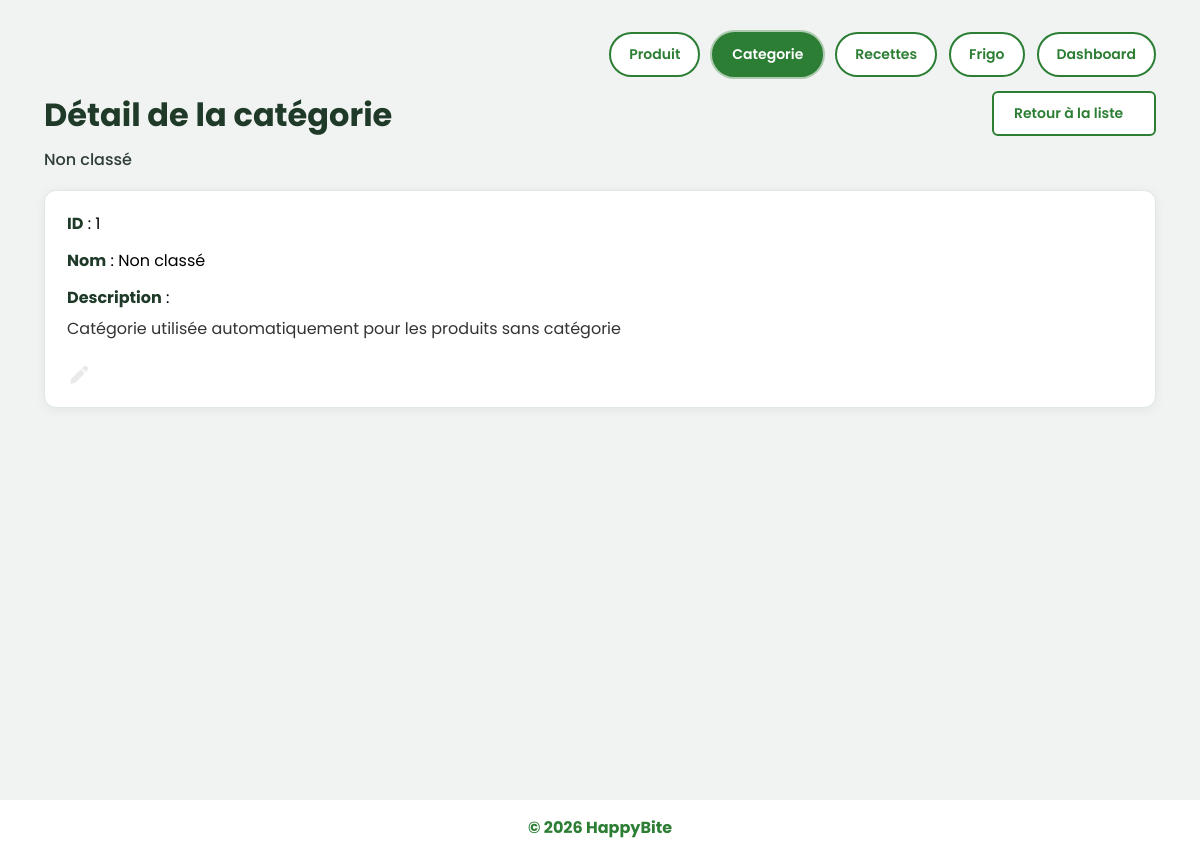
The app's page /BackOffice/Detail-Categorie.php?id=1 with its own data.
### tables this page shows
CREATE TABLE `categorie` (
  `id_categorie` int(11) NOT NULL,
  `nom` varchar(255) NOT NULL,
  `description` text DEFAULT NULL
);

### Controllers/CategorieController.php (called while the page is built, shortened)
<?php
require_once(__DIR__ . '/../Models/Categorie.php');
class CategorieController
{
    public function showCategorie($id)
    {
        $sql = "SELECT * FROM categorie WHERE id_categorie = :id";
        $db = Config::getConnexion();
        try {
            $query = $db->prepare($sql);
            $query->execute([
                'id' => $id
            ]);
            $data = $query->fetch();
            if ($data) {
                $categorie = new Categorie($data['nom'], $data['description']);
                $categorie->setIdCategorie((int)$data['id_categorie']);
                return $categorie;
            }
            return null;
        } catch (Exception $e) {
            echo 'Erreur : ' . $e->getMessage();
            return null;
        }
    }
}
?>

### Models/Categorie.php (called while the page is built, shortened)
<?php
class Categorie
{
    private ?int $id_categorie = null;
    private ?string $nom = null;
    private ?string $description = null;
    public function __construct(?string $nom = null, ?string $description = null)
    {
        $this->nom = $nom;
        $this->description = $description;
    }
    public function getIdCategorie(): ?int
    {
        return $this->id_categorie;
    }
    public function setIdCategorie(int $id_categorie): void
    {
        $this->id_categorie = $id_categorie;
    }
    public function getNom(): ?string
    {
        return $this->nom;
    }
    public function getDescription(): ?string
    {
        return $this->description;
    }
}
?>

### BackOffice/Detail-Categorie.php (the view, shortened to what this page needs)
<?php
include __DIR__ . '/../Controllers/CategorieController.php';
$categorieController = new CategorieController();
$id = intval($_GET['id']);
$categorie = $categorieController->showCategorie($id);
$isProtected = (mb_strtolower(trim($categorie->getNom())) === 'non classé');
?>
<!DOCTYPE html>
<html lang="fr">
<head>
    <?php require_once __DIR__ . '/includes/hb_brand_head.php'; bo_brand_render_head(); ?>
    <link rel="stylesheet" href="css/style.css">
    <?php
    require_once __DIR__ . '/includes/bo_catalog_chrome.php';
    ?>
</head>
<body class="page-bo page-bo-catalog-form page-detail-categorie">
<?php
require_once __DIR__ . '/includes/bo_layout_start.php';
?>
<main class="commande-wrap">
    <div class="liste-com-liv-stack" style="max-width: 1180px; width: 100%;">
        <div class="list-produit-head">
            <div>
                <h1 class="list-produit-title">Détail de la catégorie</h1>
                <p class="list-produit-subtitle"><?php echo htmlspecialchars($categorie->getNom()); ?></p>
            </div>
            <a href="List-Categorie.php" class="btn-commande-outline">Retour à la liste</a>
        </div>
        <section class="bo-panel" aria-label="Détails">
            <div class="bo-detail-grid">
                <div class="bo-detail-row"><strong>ID</strong> : <?php echo htmlspecialchars((string) $categorie->getIdCategorie()); ?></div>
                <div class="bo-detail-row"><strong>Nom</strong> : <?php echo htmlspecialchars($categorie->getNom()); ?></div>
                <div class="bo-detail-row">
                    <strong>Description</strong> :
                    <div style="margin-top:6px;color:#333;">
                        <?php
                        if (trim($categorie->getDescription()) !== '') {
                            echo nl2br(htmlspecialchars($categorie->getDescription()));
                        } else {
                            echo '<span style="color:#6b7c76;">Aucune description</span>';
                        }
                        ?>
                    </div>
                </div>
            </div>
            <div class="bo-detail-actions">
                <?php if (!$isProtected) { ?>
                    <a href="Edit-Categorie.php?id=<?php echo (int) $categorie->getIdCategorie(); ?>" class="bo-img-link" title="Modifier" aria-label="Modifier"><img src="images/modify.png" width="22" height="22" alt=""></a>
                <?php } else { ?>
                    <span class="bo-img-link bo-img-link--disabled" title="Non modifiable" aria-hidden="true"><img src="images/modify.png" width="22" height="22" alt=""></span>
                <?php } ?>
            </div>
        </section>
    </div>
</main>
</body>
</html>

### BackOffice/css/style.css (style rules this page uses)
html { font-family: "Poppins", sans-serif; }
body { margin: 0; font-family: inherit; min-height: 100vh; display: flex; flex-direction: column; }
:root { --bo-font-family: "Poppins", sans-serif; --bo-fw-title: 700; --bo-fw-subtitle: 500; --bo-fw-text: 400; --bo-fw-button: 600; }
.page-bo, .page-bo * { font-family: var(--bo-font-family); }
.page-bo h1, .page-bo h2, .page-bo h3, .page-bo h4, .page-bo h5, .page-bo h6, .page-bo .bo-title, .page-bo .list-produit-title, .page-bo .liste-com-liv-title, .page-bo .liste-com-liv-form-title, .page-bo .dashboard-page-title { font-weight: var(--bo-fw-title); }
.page-bo .bo-subtitle, .page-bo .list-produit-subtitle, .page-bo .liste-com-liv-subtitle, .page-bo .dashboard-subtitle, .page-bo .bo-stat-card h3, .page-bo .bo-field label { font-weight: var(--bo-fw-subtitle); }
.page-bo p, .page-bo li, .page-bo td, .page-bo .bo-empty, .page-bo .health-product-meta, .page-bo .recipe-products-list { font-weight: var(--bo-fw-text); }
.page-bo button, .page-bo .btn-commande-primary, .page-bo .btn-commande-outline, .page-bo .bo-btn-primary, .page-bo .bo-table-btn, .page-bo .dash-health-btn, .page-bo .nav-profile-btn { font-weight: var(--bo-fw-button); }
.page-bo a, .page-bo a:hover, .page-bo a:focus, .page-bo a:active { text-decoration: none; }
.page-bo .bo-img-link { display: inline-block; line-height: 0; text-decoration: none !important; border: none; background: none; padding: 0; margin: 0 8px 0 0; vertical-align: middle; }
.page-bo .bo-img-link:last-child { margin-right: 0; }
.page-bo .bo-img-link img { display: block; width: 24px; height: 24px; object-fit: contain; }
.page-bo .bo-img-link--disabled, .page-bo span.bo-img-link--disabled { display: inline-block; line-height: 0; margin: 0 8px 0 0; vertical-align: middle; opacity: 0.35; pointer-events: none; filter: grayscale(1); }
.commande-wrap { display: flex; justify-content: center; padding: 24px 16px 100px; }
.btn-commande-primary, .btn-commande-outline { font-weight: var(--bo-fw-button); font-size: 14px; padding: 10px 20px; border-radius: 6px; cursor: pointer; font-family: inherit; min-width: 120px; }
.btn-commande-outline { background-color: #fff; color: #2C7E34; border: 2px solid #2C7E34; }
.liste-com-liv-stack { width: 100%; max-width: 960px; box-sizing: border-box; }
:root { --bo-green: #2c7e34; --bo-green-hover: #256b2d; --bo-page-bg: #f0f3f1; --bo-border: #e0e8e3; }
.page-bo { display: flex; min-height: 100vh; background: var(--bo-page-bg); margin: 0; }
.bo-panel { background: #fff; border: 1px solid var(--bo-border); border-radius: 12px; padding: 20px 22px; margin-bottom: 20px; box-shadow: 0 2px 12px rgba(0, 0, 0, 0.06); }

### BackOffice/includes/bo_catalog_chrome.php (style rules this page uses)
.page-bo-catalog-form .commande-wrap { padding-top: 8px; }
.page-bo-catalog-form .list-produit-head { display: flex; justify-content: space-between; align-items: flex-start; gap: 14px; flex-wrap: wrap; margin-bottom: 18px; }
.page-bo-catalog-form .list-produit-title { margin: 0; font-size: 2rem; font-weight: 700; color: #1f3a28; }
.page-bo-catalog-form .list-produit-subtitle { margin: 8px 0 0; font-size: 1rem; color: #2f3d36; }
.page-bo-catalog-form .bo-detail-grid { display: grid; gap: 12px; }
.page-bo-catalog-form .bo-detail-row strong { color: #1f3a28; }

### BackOffice/Detail-Categorie.php (style rules this page uses)
.page-bo-catalog-form .bo-detail-actions { display: flex; flex-wrap: wrap; gap: 10px; margin-top: 22px; }

### records on screen
categorie: nom "Non classé", id_categorie "1", description "Catégorie utilisée automatiquement pour les produits sans catégorie"

### other values on screen
$link[1] "Produit"
$link[1] "Categorie"
$link[1] "Recettes"
$link[1] "Frigo"
$link[1] "Dashboard"
